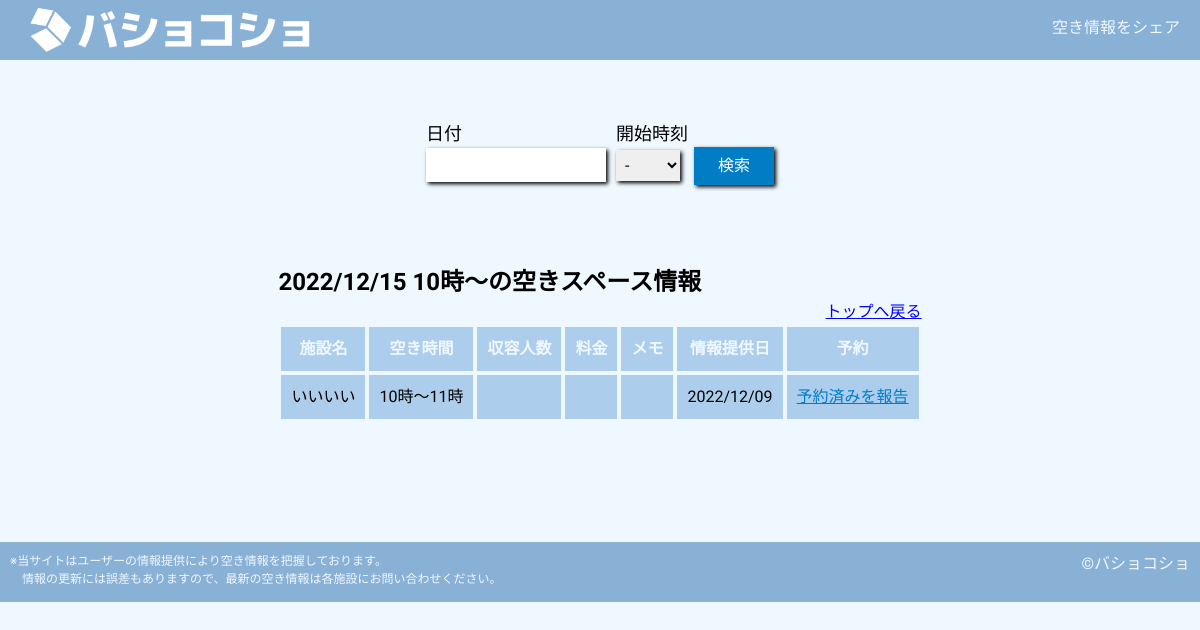
Before: /search with the older database file.
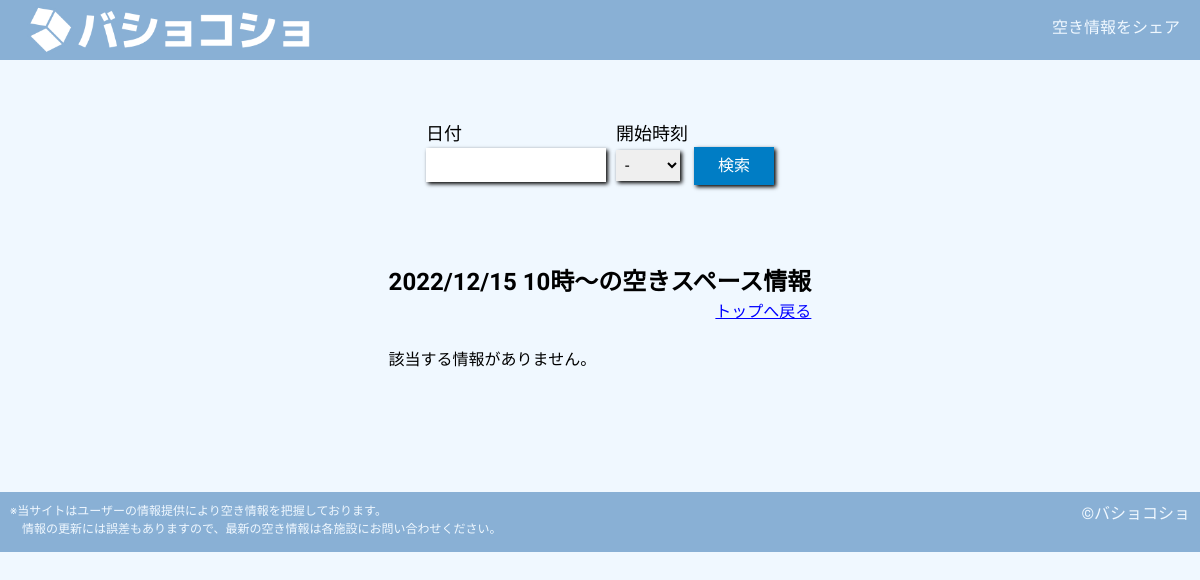
After: the same page with the newer database file.
### tables this page shows
CREATE TABLE "space_list" (
	"ID"	INTEGER NOT NULL,
	"name"	TEXT NOT NULL,
	"space_date"	TEXT NOT NULL,
	"start_time"	INTEGER NOT NULL,
	"end_time"	INTEGER NOT NULL,
	"capacity"	TEXT,
	"price"	TEXT,
	"memo"	TEXT,
	"reserved"	INTEGER NOT NULL DEFAULT 0,
	"createAt"	TEXT,
	PRIMARY KEY("ID" AUTOINCREMENT)
);

### app.py (the view)
@app.route('/search')
def search():
    dt_now = datetime.datetime.now()
    str_today = dt_now.strftime("%Y/%m/%d")
    str_date = request.args.get("date", default=str_today, type=str)
    int_time = request.args.get("time", default=10, type=int)
    conn = sqlite3.connect('bk.db')
    cur = conn.cursor()
    cur.execute("SELECT * FROM space_list WHERE space_date = ? AND start_time <= ? AND end_time > ? AND reserved = 0;", (str_date,int_time,int_time))
    spaces = cur.fetchall()
    conn.close()
    return render_template('search.html', spaces=spaces, date=str_date, time=int_time)

### templates/search.html (shortened to what this page needs)
{% extends 'base.html' %}
{% block content %}
    <div class="search-top">
        <div class="search-form-container">
            <form action="/search" id="search">
                <div class="form-left">
                    <p>日付</p>
                    <input type="text" name="date" id="search-date" pattern="\d{4}/\d{2}/\d{2}">
                </div>
                <div class="form-right">
                    <p>開始時刻</p>
                    <select name="time" id="search-time">
                        <option value="">-</option>
                    </select>
                    <input type="submit" value="検索">
                </div>
            </form>
        </div>
    </div>
    <br>
    <div class="search-result">
        <h2>{{ date }} {{ time }}時～の空きスペース情報</h2>
        <div class="to-top-link">
            <a href="/">トップへ戻る</a>
        </div>
        <br>
        {% if spaces %}
        <table>
            <thead>
                <td>施設名</td>
                <td>空き時間</td>
                <td>収容人数</td>
                <td>料金</td>
                <td>メモ</td>
                <td>情報提供日</td>
                <td>予約</td>
            </thead>
            {% for space in spaces %}
            <tr>
                <td>{{ space[1] }}</td>
                <td>{{ space[3] }}時～{{ space[4] }}時</td>
                <td>{% if space[5] %}{{ space[5] }}{% endif %}</td>
                <td>{% if space[6] %}{{ space[6] }}{% endif %}</td>
                <td>{% if space[7] %}{{ space[7] }}{% endif %}</td>
                <td>{{ space[9] }}</td>
                <td>
                    {% if space[8] == 0 %}
                    <a href="/detail/{{ space[0]}}">予約済みを報告</a>
                    {% else %}
                    済
                    {% endif %}
                </td>
            </tr>
            {% endfor %}
        </table>
        {% else %}
        <br>
        <p>該当する情報がありません。</p>
        {% endif %}
    </div>
{% endblock %}

Changed rows visible on the page:
no longer on this page (row edited): space_list: name "いいいい", start_time "10", end_time "11", createAt "2022/12/09"
Other visible differences:
text no longer shown: "施設名 空き時間 収容人数 料金 メモ 情報提供日 予約"
text now shown: "該当する情報がありません。"
